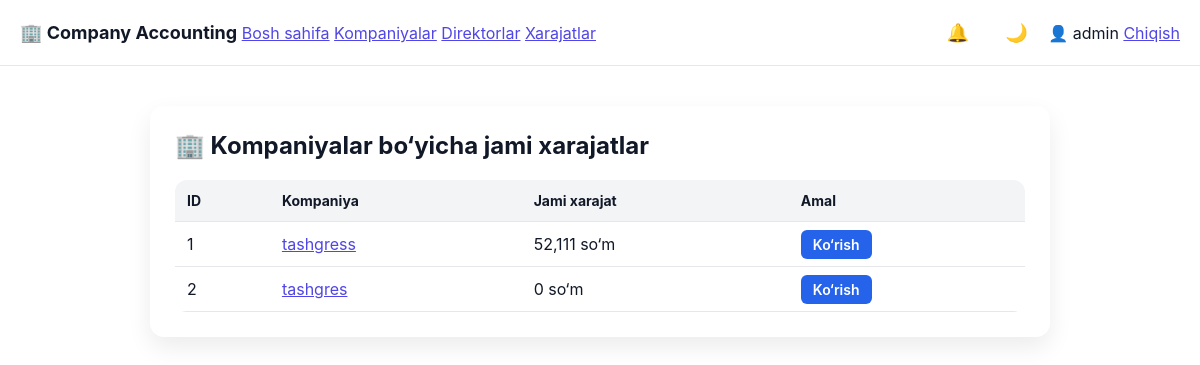
Before: /admin/expenses/companies (signed in) with the older database file.
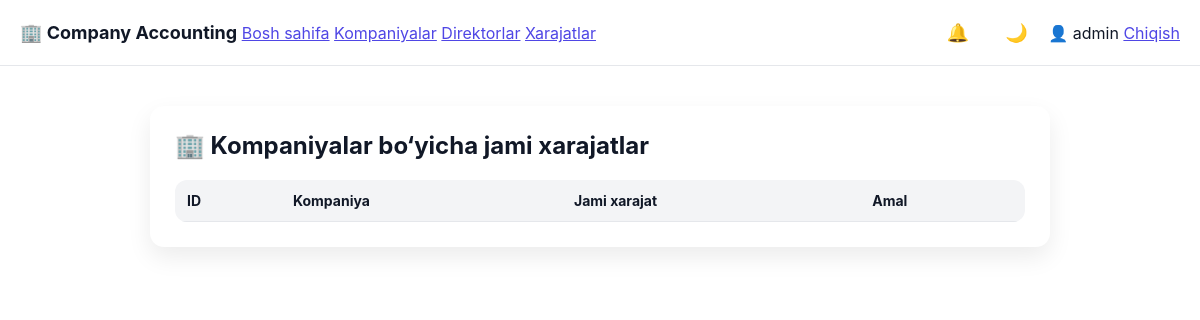
After: the same page with the newer database file.
### tables this page shows
CREATE TABLE companies (
        id INTEGER PRIMARY KEY AUTOINCREMENT,
        name TEXT,
        balance INTEGER DEFAULT 0,
        created_at TEXT
    );

### app.py (the view)
@app.route("/admin/expenses/companies")
def admin_expenses_by_company():
    if session.get("role") != "admin":
        return "Ruxsat yo‘q ❌"
    conn = sqlite3.connect("users.db")
    c = conn.cursor()
    c.execute("""
        SELECT
            c.id,
            c.name,
            IFNULL(SUM(e.amount),0) AS total_expense
        FROM companies c
        LEFT JOIN expenses e ON e.company_id = c.id
        GROUP BY c.id, c.name
        ORDER BY total_expense DESC
    """)
    companies = c.fetchall()
    conn.close()
    return render_template(
        "admin_expenses_companies.html",
        companies=companies
    )

### app.py (called while the page is built)
@app.context_processor
def inject_notifications():
    return {
        "notifications": [],
        "last_expense": session.get("last_expense")
    }

### templates/admin_expenses_companies.html (shortened to what this page needs)
<!DOCTYPE html>
<html lang="uz">
<head>
    <link rel="stylesheet" href="{{ url_for('static', filename='style.css') }}">
</head>
<body>
{% include "navbar.html" %}
<div class="container">
    <h2>🏢 Kompaniyalar bo‘yicha jami xarajatlar</h2>
    <table>
        <tr>
            <th>ID</th>
            <th>Kompaniya</th>
            <th>Jami xarajat</th>
            <th>Amal</th>
        </tr>
        {% for c in companies %}
        <tr>
            <td>{{ c[0] }}</td>
            <td>
                <a href="{{ url_for('admin_company_directors', company_id=c[0]) }}">
                    {{ c[1] }}
                </a>
            </td>
            <td>{{ "{:,}".format(c[2]) }} so‘m</td>
            <td>
                <a class="btn"
                   href="{{ url_for('admin_company_directors', company_id=c[0]) }}">
                    Ko‘rish
                </a>
            </td>
        </tr>
        {% endfor %}
    </table>
</div>
</body>
</html>

Changed rows visible on the page:
removed companies: id "1", name "tashgress", c "52,111"
removed companies: id "2", name "tashgres", c "0"
